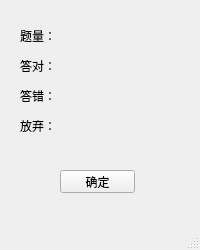
<?xml version="1.0" encoding="UTF-8"?>
<ui version="4.0">
 <class>Result</class>
 <widget class="QMainWindow" name="Result">
  <property name="geometry">
   <rect>
    <x>0</x>
    <y>0</y>
    <width>200</width>
    <height>250</height>
   </rect>
  </property>
  <property name="windowTitle">
   <string> 考试结果</string>
  </property>
  <widget class="QWidget" name="centralwidget">
   <widget class="QLabel" name="label">
    <property name="geometry">
     <rect>
      <x>20</x>
      <y>30</y>
      <width>54</width>
      <height>12</height>
     </rect>
    </property>
    <property name="text">
     <string>题量：</string>
    </property>
   </widget>
   <widget class="QLabel" name="label_2">
    <property name="geometry">
     <rect>
      <x>20</x>
      <y>60</y>
      <width>54</width>
      <height>12</height>
     </rect>
    </property>
    <property name="text">
     <string>答对：</string>
    </property>
   </widget>
   <widget class="QLabel" name="label_3">
    <property name="geometry">
     <rect>
      <x>20</x>
      <y>90</y>
      <width>54</width>
      <height>12</height>
     </rect>
    </property>
    <property name="text">
     <string>答错：</string>
    </property>
   </widget>
   <widget class="QLabel" name="label_4">
    <property name="geometry">
     <rect>
      <x>20</x>
      <y>120</y>
      <width>54</width>
      <height>12</height>
     </rect>
    </property>
    <property name="text">
     <string>放弃：</string>
    </property>
   </widget>
   <widget class="QPushButton" name="pB_Result_OK">
    <property name="geometry">
     <rect>
      <x>60</x>
      <y>170</y>
      <width>75</width>
      <height>23</height>
     </rect>
    </property>
    <property name="text">
     <string>确定</string>
    </property>
   </widget>
   <widget class="QLabel" name="label_Result_total">
    <property name="geometry">
     <rect>
      <x>70</x>
      <y>30</y>
      <width>54</width>
      <height>12</height>
     </rect>
    </property>
    <property name="text">
     <string/>
    </property>
   </widget>
   <widget class="QLabel" name="label_Result_correct">
    <property name="geometry">
     <rect>
      <x>70</x>
      <y>60</y>
      <width>54</width>
      <height>12</height>
     </rect>
    </property>
    <property name="text">
     <string/>
    </property>
   </widget>
   <widget class="QLabel" name="label_Result_error">
    <property name="geometry">
     <rect>
      <x>70</x>
      <y>90</y>
      <width>54</width>
      <height>12</height>
     </rect>
    </property>
    <property name="text">
     <string/>
    </property>
   </widget>
   <widget class="QLabel" name="label_Result_abandon">
    <property name="geometry">
     <rect>
      <x>70</x>
      <y>120</y>
      <width>54</width>
      <height>12</height>
     </rect>
    </property>
    <property name="text">
     <string/>
    </property>
   </widget>
  </widget>
  <widget class="QMenuBar" name="menubar">
   <property name="geometry">
    <rect>
     <x>0</x>
     <y>0</y>
     <width>200</width>
     <height>23</height>
    </rect>
   </property>
  </widget>
  <widget class="QStatusBar" name="statusbar"/>
 </widget>
 <resources/>
 <connections/>
</ui>
